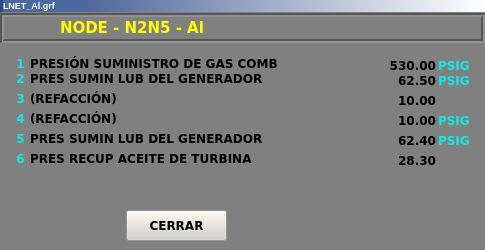
<?xml version="1.0" encoding="UTF-8"?>
<ui version="4.0">
 <class>LNET_Al</class>
 <widget class="QWidget" name="LNET_Al">
  <property name="geometry">
   <rect>
    <x>0</x>
    <y>0</y>
    <width>485</width>
    <height>250</height>
   </rect>
  </property>
  <property name="minimumSize">
   <size>
    <width>485</width>
    <height>250</height>
   </size>
  </property>
  <property name="maximumSize">
   <size>
    <width>485</width>
    <height>250</height>
   </size>
  </property>
  <property name="windowTitle">
   <string>LNET_Al</string>
  </property>
  <property name="styleSheet">
   <string notr="true">background-color: rgb(128, 128, 128);</string>
  </property>
  <widget class="QFrame" name="frame_2">
   <property name="geometry">
    <rect>
     <x>0</x>
     <y>0</y>
     <width>485</width>
     <height>12</height>
    </rect>
   </property>
   <property name="styleSheet">
    <string notr="true">background-color: qlineargradient(spread:pad, x1:0, y1:0, x2:1, y2:0, stop:0 rgba(43, 71, 134, 255), stop:1 rgba(255, 255, 255, 255));</string>
   </property>
   <property name="frameShape">
    <enum>QFrame::Panel</enum>
   </property>
   <property name="frameShadow">
    <enum>QFrame::Raised</enum>
   </property>
   <property name="lineWidth">
    <number>0</number>
   </property>
   <widget class="QLabel" name="lbLnetT">
    <property name="geometry">
     <rect>
      <x>3</x>
      <y>0</y>
      <width>81</width>
      <height>12</height>
     </rect>
    </property>
    <property name="font">
     <font>
      <pointsize>5</pointsize>
      <weight>75</weight>
      <bold>true</bold>
     </font>
    </property>
    <property name="styleSheet">
     <string notr="true">background-color: rgb(73, 105, 160);</string>
    </property>
    <property name="text">
     <string>&lt;!DOCTYPE HTML PUBLIC &quot;-//W3C//DTD HTML 4.0//EN&quot; &quot;http://www.w3.org/TR/REC-html40/strict.dtd&quot;&gt;
&lt;html&gt;&lt;head&gt;&lt;meta name=&quot;qrichtext&quot; content=&quot;1&quot; /&gt;&lt;style type=&quot;text/css&quot;&gt;
p, li { white-space: pre-wrap; }
&lt;/style&gt;&lt;/head&gt;&lt;body style=&quot; font-family:'MS Shell Dlg 2'; font-size:5pt; font-weight:600; font-style:normal;&quot;&gt;
&lt;p style=&quot; margin-top:0px; margin-bottom:0px; margin-left:0px; margin-right:0px; -qt-block-indent:0; text-indent:0px;&quot;&gt;&lt;span style=&quot; font-size:7pt; color:#ffffff;&quot;&gt;LNET_Al.grf&lt;/span&gt;&lt;/p&gt;&lt;/body&gt;&lt;/html&gt;</string>
    </property>
   </widget>
  </widget>
  <widget class="QLabel" name="lbSloMPU">
   <property name="geometry">
    <rect>
     <x>60</x>
     <y>18</y>
     <width>400</width>
     <height>20</height>
    </rect>
   </property>
   <property name="font">
    <font>
     <family>Verdana</family>
     <pointsize>11</pointsize>
     <weight>75</weight>
     <bold>true</bold>
    </font>
   </property>
   <property name="styleSheet">
    <string notr="true">color: rgb(255, 255, 0);</string>
   </property>
   <property name="text">
    <string>NODE - N2N5 - Al</string>
   </property>
  </widget>
  <widget class="QFrame" name="frame">
   <property name="geometry">
    <rect>
     <x>0</x>
     <y>13</y>
     <width>485</width>
     <height>30</height>
    </rect>
   </property>
   <property name="styleSheet">
    <string notr="true">border-color: rgb(255, 255, 255);</string>
   </property>
   <property name="frameShape">
    <enum>QFrame::Box</enum>
   </property>
   <property name="frameShadow">
    <enum>QFrame::Sunken</enum>
   </property>
   <property name="lineWidth">
    <number>2</number>
   </property>
  </widget>
  <widget class="QLabel" name="lbNodeT_1">
   <property name="geometry">
    <rect>
     <x>30</x>
     <y>55</y>
     <width>340</width>
     <height>16</height>
    </rect>
   </property>
   <property name="font">
    <font>
     <family>Verdana</family>
     <weight>75</weight>
     <bold>true</bold>
    </font>
   </property>
   <property name="text">
    <string>PRESIÓN SUMINISTRO DE GAS COMB</string>
   </property>
  </widget>
  <widget class="QLabel" name="lbNode_1">
   <property name="geometry">
    <rect>
     <x>375</x>
     <y>55</y>
     <width>61</width>
     <height>20</height>
    </rect>
   </property>
   <property name="font">
    <font>
     <family>Verdana</family>
     <weight>75</weight>
     <bold>true</bold>
    </font>
   </property>
   <property name="layoutDirection">
    <enum>Qt::RightToLeft</enum>
   </property>
   <property name="text">
    <string>530.00</string>
   </property>
   <property name="alignment">
    <set>Qt::AlignRight|Qt::AlignTrailing|Qt::AlignVCenter</set>
   </property>
  </widget>
  <widget class="QLabel" name="lbNodeU_1">
   <property name="geometry">
    <rect>
     <x>438</x>
     <y>55</y>
     <width>35</width>
     <height>20</height>
    </rect>
   </property>
   <property name="font">
    <font>
     <family>Verdana</family>
     <weight>75</weight>
     <bold>true</bold>
    </font>
   </property>
   <property name="styleSheet">
    <string notr="true">color: rgb(22, 232, 232);</string>
   </property>
   <property name="text">
    <string>PSIG</string>
   </property>
  </widget>
  <widget class="QLabel" name="lbNumNode_1">
   <property name="geometry">
    <rect>
     <x>10</x>
     <y>55</y>
     <width>21</width>
     <height>16</height>
    </rect>
   </property>
   <property name="font">
    <font>
     <family>Verdana</family>
     <weight>75</weight>
     <bold>true</bold>
    </font>
   </property>
   <property name="styleSheet">
    <string notr="true">color: rgb(22, 232, 232);</string>
   </property>
   <property name="text">
    <string>1</string>
   </property>
   <property name="alignment">
    <set>Qt::AlignCenter</set>
   </property>
  </widget>
  <widget class="QLabel" name="lbNodeT_2">
   <property name="geometry">
    <rect>
     <x>30</x>
     <y>70</y>
     <width>340</width>
     <height>16</height>
    </rect>
   </property>
   <property name="font">
    <font>
     <family>Verdana</family>
     <weight>75</weight>
     <bold>true</bold>
    </font>
   </property>
   <property name="text">
    <string>PRES SUMIN LUB DEL GENERADOR</string>
   </property>
  </widget>
  <widget class="QLabel" name="lbNode_2">
   <property name="geometry">
    <rect>
     <x>375</x>
     <y>70</y>
     <width>61</width>
     <height>20</height>
    </rect>
   </property>
   <property name="font">
    <font>
     <family>Verdana</family>
     <weight>75</weight>
     <bold>true</bold>
    </font>
   </property>
   <property name="layoutDirection">
    <enum>Qt::RightToLeft</enum>
   </property>
   <property name="text">
    <string>62.50</string>
   </property>
   <property name="alignment">
    <set>Qt::AlignRight|Qt::AlignTrailing|Qt::AlignVCenter</set>
   </property>
  </widget>
  <widget class="QLabel" name="lbNodeU_2">
   <property name="geometry">
    <rect>
     <x>438</x>
     <y>70</y>
     <width>35</width>
     <height>20</height>
    </rect>
   </property>
   <property name="font">
    <font>
     <family>Verdana</family>
     <weight>75</weight>
     <bold>true</bold>
    </font>
   </property>
   <property name="styleSheet">
    <string notr="true">color: rgb(22, 232, 232);</string>
   </property>
   <property name="text">
    <string>PSIG</string>
   </property>
  </widget>
  <widget class="QLabel" name="lbNumNode_2">
   <property name="geometry">
    <rect>
     <x>10</x>
     <y>70</y>
     <width>21</width>
     <height>16</height>
    </rect>
   </property>
   <property name="font">
    <font>
     <family>Verdana</family>
     <weight>75</weight>
     <bold>true</bold>
    </font>
   </property>
   <property name="styleSheet">
    <string notr="true">color: rgb(22, 232, 232);</string>
   </property>
   <property name="text">
    <string>2</string>
   </property>
   <property name="alignment">
    <set>Qt::AlignCenter</set>
   </property>
  </widget>
  <widget class="QLabel" name="lbNumNode_3">
   <property name="geometry">
    <rect>
     <x>10</x>
     <y>90</y>
     <width>21</width>
     <height>16</height>
    </rect>
   </property>
   <property name="font">
    <font>
     <family>Verdana</family>
     <weight>75</weight>
     <bold>true</bold>
    </font>
   </property>
   <property name="styleSheet">
    <string notr="true">color: rgb(22, 232, 232);</string>
   </property>
   <property name="text">
    <string>3</string>
   </property>
   <property name="alignment">
    <set>Qt::AlignCenter</set>
   </property>
  </widget>
  <widget class="QLabel" name="lbNodeU_3">
   <property name="geometry">
    <rect>
     <x>438</x>
     <y>90</y>
     <width>35</width>
     <height>20</height>
    </rect>
   </property>
   <property name="font">
    <font>
     <family>Verdana</family>
     <weight>75</weight>
     <bold>true</bold>
    </font>
   </property>
   <property name="styleSheet">
    <string notr="true">color: rgb(22, 232, 232);</string>
   </property>
   <property name="text">
    <string/>
   </property>
  </widget>
  <widget class="QLabel" name="lbNode_3">
   <property name="geometry">
    <rect>
     <x>375</x>
     <y>90</y>
     <width>61</width>
     <height>20</height>
    </rect>
   </property>
   <property name="font">
    <font>
     <family>Verdana</family>
     <weight>75</weight>
     <bold>true</bold>
    </font>
   </property>
   <property name="layoutDirection">
    <enum>Qt::RightToLeft</enum>
   </property>
   <property name="text">
    <string>10.00</string>
   </property>
   <property name="alignment">
    <set>Qt::AlignRight|Qt::AlignTrailing|Qt::AlignVCenter</set>
   </property>
  </widget>
  <widget class="QLabel" name="lbNodeT_3">
   <property name="geometry">
    <rect>
     <x>30</x>
     <y>90</y>
     <width>340</width>
     <height>16</height>
    </rect>
   </property>
   <property name="font">
    <font>
     <family>Verdana</family>
     <weight>75</weight>
     <bold>true</bold>
    </font>
   </property>
   <property name="text">
    <string>(REFACCIÓN)</string>
   </property>
  </widget>
  <widget class="QLabel" name="lbNodeU_4">
   <property name="geometry">
    <rect>
     <x>438</x>
     <y>110</y>
     <width>35</width>
     <height>20</height>
    </rect>
   </property>
   <property name="font">
    <font>
     <family>Verdana</family>
     <weight>75</weight>
     <bold>true</bold>
    </font>
   </property>
   <property name="styleSheet">
    <string notr="true">color: rgb(22, 232, 232);</string>
   </property>
   <property name="text">
    <string>PSIG</string>
   </property>
  </widget>
  <widget class="QLabel" name="lbNodeT_4">
   <property name="geometry">
    <rect>
     <x>30</x>
     <y>110</y>
     <width>340</width>
     <height>16</height>
    </rect>
   </property>
   <property name="font">
    <font>
     <family>Verdana</family>
     <weight>75</weight>
     <bold>true</bold>
    </font>
   </property>
   <property name="text">
    <string>(REFACCIÓN)</string>
   </property>
  </widget>
  <widget class="QLabel" name="lbNumNode_4">
   <property name="geometry">
    <rect>
     <x>10</x>
     <y>110</y>
     <width>21</width>
     <height>16</height>
    </rect>
   </property>
   <property name="font">
    <font>
     <family>Verdana</family>
     <weight>75</weight>
     <bold>true</bold>
    </font>
   </property>
   <property name="styleSheet">
    <string notr="true">color: rgb(22, 232, 232);</string>
   </property>
   <property name="text">
    <string>4</string>
   </property>
   <property name="alignment">
    <set>Qt::AlignCenter</set>
   </property>
  </widget>
  <widget class="QLabel" name="lbNode_4">
   <property name="geometry">
    <rect>
     <x>375</x>
     <y>110</y>
     <width>61</width>
     <height>20</height>
    </rect>
   </property>
   <property name="font">
    <font>
     <family>Verdana</family>
     <weight>75</weight>
     <bold>true</bold>
    </font>
   </property>
   <property name="layoutDirection">
    <enum>Qt::RightToLeft</enum>
   </property>
   <property name="text">
    <string>10.00</string>
   </property>
   <property name="alignment">
    <set>Qt::AlignRight|Qt::AlignTrailing|Qt::AlignVCenter</set>
   </property>
  </widget>
  <widget class="QLabel" name="lbNumNode_5">
   <property name="geometry">
    <rect>
     <x>10</x>
     <y>130</y>
     <width>21</width>
     <height>16</height>
    </rect>
   </property>
   <property name="font">
    <font>
     <family>Verdana</family>
     <weight>75</weight>
     <bold>true</bold>
    </font>
   </property>
   <property name="styleSheet">
    <string notr="true">color: rgb(22, 232, 232);</string>
   </property>
   <property name="text">
    <string>5</string>
   </property>
   <property name="alignment">
    <set>Qt::AlignCenter</set>
   </property>
  </widget>
  <widget class="QLabel" name="lbNodeU_5">
   <property name="geometry">
    <rect>
     <x>438</x>
     <y>130</y>
     <width>35</width>
     <height>20</height>
    </rect>
   </property>
   <property name="font">
    <font>
     <family>Verdana</family>
     <weight>75</weight>
     <bold>true</bold>
    </font>
   </property>
   <property name="styleSheet">
    <string notr="true">color: rgb(22, 232, 232);</string>
   </property>
   <property name="text">
    <string>PSIG</string>
   </property>
  </widget>
  <widget class="QLabel" name="lbNodeT_5">
   <property name="geometry">
    <rect>
     <x>30</x>
     <y>130</y>
     <width>340</width>
     <height>16</height>
    </rect>
   </property>
   <property name="font">
    <font>
     <family>Verdana</family>
     <weight>75</weight>
     <bold>true</bold>
    </font>
   </property>
   <property name="text">
    <string>PRES SUMIN LUB DEL GENERADOR</string>
   </property>
  </widget>
  <widget class="QLabel" name="lbNode_5">
   <property name="geometry">
    <rect>
     <x>375</x>
     <y>130</y>
     <width>61</width>
     <height>20</height>
    </rect>
   </property>
   <property name="font">
    <font>
     <family>Verdana</family>
     <weight>75</weight>
     <bold>true</bold>
    </font>
   </property>
   <property name="layoutDirection">
    <enum>Qt::RightToLeft</enum>
   </property>
   <property name="text">
    <string>62.40</string>
   </property>
   <property name="alignment">
    <set>Qt::AlignRight|Qt::AlignTrailing|Qt::AlignVCenter</set>
   </property>
  </widget>
  <widget class="QLabel" name="lbNodeU_6">
   <property name="geometry">
    <rect>
     <x>438</x>
     <y>150</y>
     <width>35</width>
     <height>20</height>
    </rect>
   </property>
   <property name="font">
    <font>
     <family>Verdana</family>
     <weight>75</weight>
     <bold>true</bold>
    </font>
   </property>
   <property name="styleSheet">
    <string notr="true">color: rgb(22, 232, 232);</string>
   </property>
   <property name="text">
    <string/>
   </property>
  </widget>
  <widget class="QLabel" name="lbNode_6">
   <property name="geometry">
    <rect>
     <x>375</x>
     <y>150</y>
     <width>61</width>
     <height>20</height>
    </rect>
   </property>
   <property name="font">
    <font>
     <family>Verdana</family>
     <weight>75</weight>
     <bold>true</bold>
    </font>
   </property>
   <property name="layoutDirection">
    <enum>Qt::RightToLeft</enum>
   </property>
   <property name="text">
    <string>28.30</string>
   </property>
   <property name="alignment">
    <set>Qt::AlignRight|Qt::AlignTrailing|Qt::AlignVCenter</set>
   </property>
  </widget>
  <widget class="QLabel" name="lbNumNode_6">
   <property name="geometry">
    <rect>
     <x>10</x>
     <y>150</y>
     <width>21</width>
     <height>16</height>
    </rect>
   </property>
   <property name="font">
    <font>
     <family>Verdana</family>
     <weight>75</weight>
     <bold>true</bold>
    </font>
   </property>
   <property name="styleSheet">
    <string notr="true">color: rgb(22, 232, 232);</string>
   </property>
   <property name="text">
    <string>6</string>
   </property>
   <property name="alignment">
    <set>Qt::AlignCenter</set>
   </property>
  </widget>
  <widget class="QLabel" name="lbNodeT_6">
   <property name="geometry">
    <rect>
     <x>30</x>
     <y>150</y>
     <width>340</width>
     <height>16</height>
    </rect>
   </property>
   <property name="font">
    <font>
     <family>Verdana</family>
     <weight>75</weight>
     <bold>true</bold>
    </font>
   </property>
   <property name="text">
    <string>PRES RECUP ACEITE DE TURBINA</string>
   </property>
  </widget>
  <widget class="QPushButton" name="btnCerrar">
   <property name="geometry">
    <rect>
     <x>126</x>
     <y>210</y>
     <width>101</width>
     <height>31</height>
    </rect>
   </property>
   <property name="font">
    <font>
     <family>Verdana</family>
     <pointsize>9</pointsize>
     <weight>75</weight>
     <bold>true</bold>
    </font>
   </property>
   <property name="styleSheet">
    <string notr="true">background-color: rgb(212, 208, 200);</string>
   </property>
   <property name="text">
    <string>CERRAR</string>
   </property>
  </widget>
  <zorder>frame</zorder>
  <zorder>frame_2</zorder>
  <zorder>lbSloMPU</zorder>
  <zorder>lbNodeT_1</zorder>
  <zorder>lbNode_1</zorder>
  <zorder>lbNodeU_1</zorder>
  <zorder>lbNumNode_1</zorder>
  <zorder>lbNodeT_2</zorder>
  <zorder>lbNode_2</zorder>
  <zorder>lbNodeU_2</zorder>
  <zorder>lbNumNode_2</zorder>
  <zorder>lbNumNode_3</zorder>
  <zorder>lbNodeU_3</zorder>
  <zorder>lbNode_3</zorder>
  <zorder>lbNodeT_3</zorder>
  <zorder>lbNodeU_4</zorder>
  <zorder>lbNodeT_4</zorder>
  <zorder>lbNumNode_4</zorder>
  <zorder>lbNode_4</zorder>
  <zorder>lbNumNode_5</zorder>
  <zorder>lbNodeU_5</zorder>
  <zorder>lbNodeT_5</zorder>
  <zorder>lbNode_5</zorder>
  <zorder>lbNodeU_6</zorder>
  <zorder>lbNode_6</zorder>
  <zorder>lbNumNode_6</zorder>
  <zorder>lbNodeT_6</zorder>
  <zorder>btnCerrar</zorder>
 </widget>
 <layoutdefault spacing="6" margin="11"/>
 <resources/>
 <connections/>
</ui>
